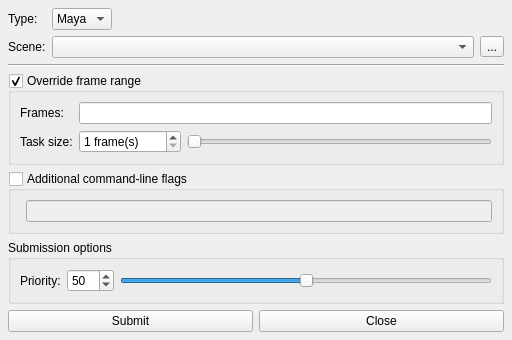
<?xml version="1.0" encoding="UTF-8"?>
<ui version="4.0">
 <class>Dialog</class>
 <widget class="QDialog" name="Dialog">
  <property name="geometry">
   <rect>
    <x>0</x>
    <y>0</y>
    <width>512</width>
    <height>320</height>
   </rect>
  </property>
  <property name="windowTitle">
   <string>Submit Render</string>
  </property>
  <layout class="QVBoxLayout" name="verticalLayout_2">
   <property name="margin">
    <number>8</number>
   </property>
   <item>
    <widget class="QFrame" name="main_frame">
     <property name="frameShape">
      <enum>QFrame::NoFrame</enum>
     </property>
     <property name="frameShadow">
      <enum>QFrame::Plain</enum>
     </property>
     <property name="lineWidth">
      <number>0</number>
     </property>
     <layout class="QVBoxLayout" name="verticalLayout">
      <property name="margin">
       <number>0</number>
      </property>
      <item>
       <layout class="QFormLayout" name="basic_formLayout">
        <item row="1" column="0">
         <widget class="QLabel" name="scene_label">
          <property name="text">
           <string>Scene:</string>
          </property>
         </widget>
        </item>
        <item row="0" column="0">
         <widget class="QLabel" name="type_label">
          <property name="text">
           <string>Type:</string>
          </property>
         </widget>
        </item>
        <item row="1" column="1">
         <layout class="QHBoxLayout" name="scene_horizontalLayout">
          <item>
           <widget class="QComboBox" name="scene_comboBox">
            <property name="sizePolicy">
             <sizepolicy hsizetype="Expanding" vsizetype="Fixed">
              <horstretch>0</horstretch>
              <verstretch>0</verstretch>
             </sizepolicy>
            </property>
            <property name="editable">
             <bool>false</bool>
            </property>
            <property name="maxCount">
             <number>10</number>
            </property>
            <property name="insertPolicy">
             <enum>QComboBox::InsertAtTop</enum>
            </property>
           </widget>
          </item>
          <item>
           <widget class="QToolButton" name="sceneBrowse_toolButton">
            <property name="text">
             <string>...</string>
            </property>
           </widget>
          </item>
         </layout>
        </item>
        <item row="0" column="1">
         <layout class="QHBoxLayout" name="type_horizontalLayout">
          <item>
           <widget class="QComboBox" name="type_comboBox">
            <property name="sizePolicy">
             <sizepolicy hsizetype="Maximum" vsizetype="Fixed">
              <horstretch>0</horstretch>
              <verstretch>0</verstretch>
             </sizepolicy>
            </property>
            <item>
             <property name="text">
              <string>Maya</string>
             </property>
            </item>
            <item>
             <property name="text">
              <string>Nuke</string>
             </property>
            </item>
           </widget>
          </item>
         </layout>
        </item>
       </layout>
      </item>
      <item>
       <widget class="Line" name="line">
        <property name="orientation">
         <enum>Qt::Horizontal</enum>
        </property>
       </widget>
      </item>
      <item>
       <widget class="QGroupBox" name="overrideFrameRange_groupBox">
        <property name="toolTip">
         <string>Allows the frame range(s) to be explicitly stated. If unchecked, the start and end frames will be read from the scene.</string>
        </property>
        <property name="title">
         <string>Override frame range</string>
        </property>
        <property name="checkable">
         <bool>true</bool>
        </property>
        <layout class="QFormLayout" name="formLayout">
         <item row="2" column="0">
          <widget class="QLabel" name="taskSize_label">
           <property name="text">
            <string>Task size:</string>
           </property>
          </widget>
         </item>
         <item row="0" column="0">
          <widget class="QLabel" name="frameRange_label">
           <property name="text">
            <string>Frames:</string>
           </property>
          </widget>
         </item>
         <item row="0" column="1">
          <widget class="QLineEdit" name="frameRange_lineEdit">
           <property name="toolTip">
            <string>List of frames to be rendered. Individual frames should be separated with commas, and sequences can be specified using a hyphen, e.g. 1, 5-10.</string>
           </property>
           <property name="text">
            <string/>
           </property>
          </widget>
         </item>
         <item row="2" column="1">
          <layout class="QHBoxLayout" name="taskSize_horizontalLayout">
           <item>
            <widget class="QSpinBox" name="taskSize_spinBox">
             <property name="toolTip">
              <string>How many frames to submit for each task.</string>
             </property>
             <property name="suffix">
              <string> frame(s)</string>
             </property>
             <property name="minimum">
              <number>1</number>
             </property>
             <property name="maximum">
              <number>9999</number>
             </property>
            </widget>
           </item>
           <item>
            <widget class="QSlider" name="taskSize_slider">
             <property name="minimum">
              <number>1</number>
             </property>
             <property name="maximum">
              <number>100</number>
             </property>
             <property name="value">
              <number>1</number>
             </property>
             <property name="orientation">
              <enum>Qt::Horizontal</enum>
             </property>
             <property name="tickPosition">
              <enum>QSlider::NoTicks</enum>
             </property>
             <property name="tickInterval">
              <number>10</number>
             </property>
            </widget>
           </item>
          </layout>
         </item>
        </layout>
       </widget>
      </item>
      <item>
       <widget class="QGroupBox" name="flags_groupBox">
        <property name="toolTip">
         <string>Allows additional command-line flags to be specified.</string>
        </property>
        <property name="title">
         <string>Additional command-line flags</string>
        </property>
        <property name="checkable">
         <bool>true</bool>
        </property>
        <property name="checked">
         <bool>false</bool>
        </property>
        <layout class="QFormLayout" name="formLayout_2">
         <property name="fieldGrowthPolicy">
          <enum>QFormLayout::AllNonFixedFieldsGrow</enum>
         </property>
         <item row="0" column="1">
          <widget class="QLineEdit" name="flags_lineEdit">
           <property name="text">
            <string/>
           </property>
          </widget>
         </item>
        </layout>
       </widget>
      </item>
      <item>
       <widget class="QGroupBox" name="submit_groupBox">
        <property name="title">
         <string>Submission options</string>
        </property>
        <layout class="QFormLayout" name="formLayout_3">
         <item row="0" column="0">
          <widget class="QLabel" name="priority_label">
           <property name="text">
            <string>Priority:</string>
           </property>
          </widget>
         </item>
         <item row="0" column="1">
          <layout class="QHBoxLayout" name="priority_horizontalLayout">
           <item>
            <widget class="QSpinBox" name="priority_spinBox">
             <property name="toolTip">
              <string>Set the priority for this render job. Setting the priority to zero will pause the job.</string>
             </property>
             <property name="minimum">
              <number>0</number>
             </property>
             <property name="maximum">
              <number>100</number>
             </property>
             <property name="value">
              <number>50</number>
             </property>
            </widget>
           </item>
           <item>
            <widget class="QSlider" name="priority_slider">
             <property name="minimum">
              <number>0</number>
             </property>
             <property name="maximum">
              <number>100</number>
             </property>
             <property name="value">
              <number>50</number>
             </property>
             <property name="orientation">
              <enum>Qt::Horizontal</enum>
             </property>
             <property name="tickPosition">
              <enum>QSlider::NoTicks</enum>
             </property>
             <property name="tickInterval">
              <number>10</number>
             </property>
            </widget>
           </item>
          </layout>
         </item>
        </layout>
       </widget>
      </item>
     </layout>
    </widget>
   </item>
   <item>
    <spacer name="verticalSpacer">
     <property name="orientation">
      <enum>Qt::Vertical</enum>
     </property>
     <property name="sizeHint" stdset="0">
      <size>
       <width>20</width>
       <height>40</height>
      </size>
     </property>
    </spacer>
   </item>
   <item>
    <layout class="QHBoxLayout" name="buttonBox_horizontalLayout">
     <item>
      <widget class="QPushButton" name="submit_pushButton">
       <property name="text">
        <string>Submit</string>
       </property>
       <property name="autoDefault">
        <bool>false</bool>
       </property>
      </widget>
     </item>
     <item>
      <widget class="QPushButton" name="close_pushButton">
       <property name="text">
        <string>Close</string>
       </property>
       <property name="autoDefault">
        <bool>false</bool>
       </property>
      </widget>
     </item>
    </layout>
   </item>
  </layout>
 </widget>
 <tabstops>
  <tabstop>submit_pushButton</tabstop>
  <tabstop>close_pushButton</tabstop>
  <tabstop>overrideFrameRange_groupBox</tabstop>
  <tabstop>frameRange_lineEdit</tabstop>
  <tabstop>taskSize_spinBox</tabstop>
  <tabstop>taskSize_slider</tabstop>
  <tabstop>flags_groupBox</tabstop>
  <tabstop>flags_lineEdit</tabstop>
  <tabstop>priority_spinBox</tabstop>
  <tabstop>priority_slider</tabstop>
 </tabstops>
 <resources/>
 <connections>
  <connection>
   <sender>priority_spinBox</sender>
   <signal>valueChanged(int)</signal>
   <receiver>priority_slider</receiver>
   <slot>setValue(int)</slot>
   <hints>
    <hint type="sourcelabel">
     <x>91</x>
     <y>229</y>
    </hint>
    <hint type="destinationlabel">
     <x>137</x>
     <y>229</y>
    </hint>
   </hints>
  </connection>
  <connection>
   <sender>priority_slider</sender>
   <signal>valueChanged(int)</signal>
   <receiver>priority_spinBox</receiver>
   <slot>setValue(int)</slot>
   <hints>
    <hint type="sourcelabel">
     <x>212</x>
     <y>235</y>
    </hint>
    <hint type="destinationlabel">
     <x>93</x>
     <y>237</y>
    </hint>
   </hints>
  </connection>
  <connection>
   <sender>taskSize_spinBox</sender>
   <signal>valueChanged(int)</signal>
   <receiver>taskSize_slider</receiver>
   <slot>setValue(int)</slot>
   <hints>
    <hint type="sourcelabel">
     <x>119</x>
     <y>110</y>
    </hint>
    <hint type="destinationlabel">
     <x>216</x>
     <y>106</y>
    </hint>
   </hints>
  </connection>
  <connection>
   <sender>taskSize_slider</sender>
   <signal>valueChanged(int)</signal>
   <receiver>taskSize_spinBox</receiver>
   <slot>setValue(int)</slot>
   <hints>
    <hint type="sourcelabel">
     <x>258</x>
     <y>120</y>
    </hint>
    <hint type="destinationlabel">
     <x>130</x>
     <y>119</y>
    </hint>
   </hints>
  </connection>
 </connections>
</ui>
